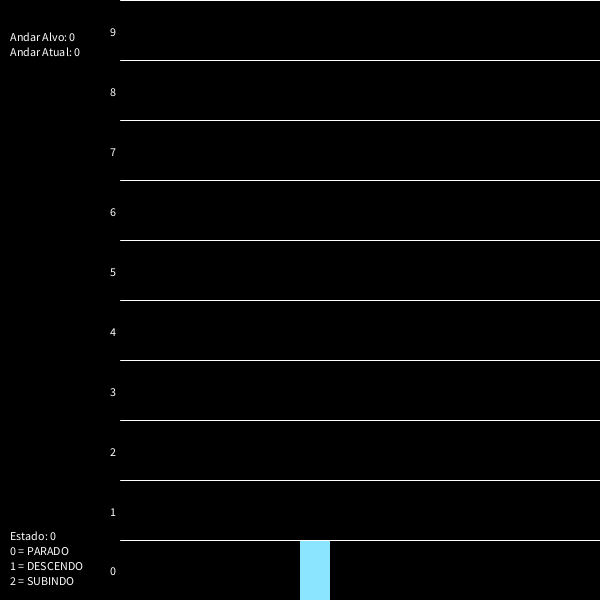
Frame 1 (no input)
Frame 60 (the mouse pressed at the canvas centre just before this capture): identical to frame 1, image omitted
Frame 120 (the mouse held since frame 60 and released just before this capture): identical to frame 1, image omitted

The Processing sketch that drew this single still picture (run headless with seeded random() and noise(); from frame 60 on, the mouse is pressed at the canvas centre):

// Processing sketch: Elevador
// ── Elevador.pde
motor elevador;

void setup() {
  textMode(CENTER);
  size(600, 600);
  elevador = new motor(0, new PVector(width/2, 0));
}

void draw() {
  translate(0, 540);
  background(0);
  noStroke();
  elevador.update();
  for (int i = 0; i < 10; i++) {
    fill(255);
    text(i, 110, (i * -60) + 35);
    stroke(255);
    line(120, i*-60, width, i*-60);
  }
  text("Estado: " + str(elevador.estado), 10, 0);
  text("0 = PARADO", 10, 15);
  text("2 = SUBINDO", 10, 45);
  text("1 = DESCENDO", 10, 30);
  text("Andar Alvo: " + str(elevador.target), 10, -500);
  text("Andar Atual: " + str(elevador.andar), 10, -485);
}

// ── Motor.pde
class motor {
  PVector pos;
  int andar, target;
  int estado;
  final int SUBINDO = 2;
  final int DESCENDO = 1;
  final int PARADO = 0;

  motor(int nivel, PVector iniPos) {
    andar = nivel;
    estado = PARADO;
    pos = iniPos;
  }

  void update() {
    MEF();
    render();
    println(estado);
    delay(100);
    move();
  }
  void move() {
    if (estado == SUBINDO) {
      pos.y -= 60;
      andar++;
      if (target == andar)
        estado = PARADO;
    } else if (estado == DESCENDO) {
      pos.y += 60;
      andar--;
      if (target == andar)
        estado = PARADO;
    }
    if (andar > 9) {
      andar = 9;
      pos.y += 60;
    }
    if (andar < 0) {
      andar = 0;
      pos.y -= 60;
    }
  }

  void MEF() {
    if (keyPressed && target == andar) {
      target = (int) key - 48;
      if (target == andar)
        return;
      if (target > andar) {
        estado = SUBINDO;
      } else if (target - 48 < andar) {
        estado = DESCENDO;
      } else {
        estado = PARADO;
      }
    }
  }

  void render() {
    fill(#8BE5FF);
    rect(pos.x, pos.y, 30, 60);
  }
}
